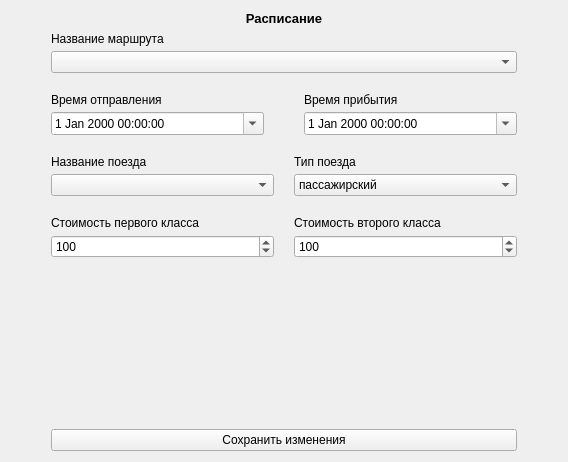
<?xml version="1.0" encoding="UTF-8"?>
<ui version="4.0">
 <class>UpdateScheduleViewModal</class>
 <widget class="QWidget" name="UpdateScheduleViewModal">
  <property name="geometry">
   <rect>
    <x>0</x>
    <y>0</y>
    <width>568</width>
    <height>462</height>
   </rect>
  </property>
  <property name="windowTitle">
   <string>Form</string>
  </property>
  <layout class="QVBoxLayout" name="verticalLayout_2">
   <item>
    <widget class="QLabel" name="label">
     <property name="styleSheet">
      <string notr="true">font-weight: 600; font-size: 10pt; color: black;</string>
     </property>
     <property name="text">
      <string>Расписание</string>
     </property>
     <property name="alignment">
      <set>Qt::AlignCenter</set>
     </property>
    </widget>
   </item>
   <item>
    <layout class="QVBoxLayout" name="verticalLayout">
     <item>
      <layout class="QHBoxLayout" name="horizontalLayout" stretch="0,2,0">
       <item>
        <spacer name="horizontalSpacer">
         <property name="orientation">
          <enum>Qt::Horizontal</enum>
         </property>
         <property name="sizeHint" stdset="0">
          <size>
           <width>40</width>
           <height>20</height>
          </size>
         </property>
        </spacer>
       </item>
       <item>
        <layout class="QVBoxLayout" name="formLayout">
         <property name="spacing">
          <number>20</number>
         </property>
         <item>
          <layout class="QGridLayout" name="gridLayout_3" columnstretch="1,1">
           <property name="sizeConstraint">
            <enum>QLayout::SetMinimumSize</enum>
           </property>
           <property name="horizontalSpacing">
            <number>40</number>
           </property>
           <item row="1" column="1">
            <layout class="QVBoxLayout" name="inputGroup_12">
             <property name="spacing">
              <number>5</number>
             </property>
             <item>
              <widget class="QLabel" name="arrDateLabel">
               <property name="text">
                <string>Время прибытия</string>
               </property>
              </widget>
             </item>
             <item>
              <widget class="QDateTimeEdit" name="arrDateInput">
               <property name="calendarPopup">
                <bool>true</bool>
               </property>
              </widget>
             </item>
            </layout>
           </item>
           <item row="1" column="0">
            <layout class="QVBoxLayout" name="inputGroup_16">
             <property name="spacing">
              <number>5</number>
             </property>
             <item>
              <widget class="QLabel" name="depDateLabel">
               <property name="text">
                <string>Время отправления</string>
               </property>
              </widget>
             </item>
             <item>
              <widget class="QDateTimeEdit" name="depDateInput">
               <property name="calendarPopup">
                <bool>true</bool>
               </property>
              </widget>
             </item>
            </layout>
           </item>
           <item row="0" column="0" colspan="2">
            <layout class="QVBoxLayout" name="inputGroup_6">
             <property name="spacing">
              <number>5</number>
             </property>
             <item>
              <widget class="QLabel" name="routeNameLabel">
               <property name="text">
                <string>Название маршрута</string>
               </property>
              </widget>
             </item>
             <item>
              <widget class="QComboBox" name="routeNameComboBox"/>
             </item>
            </layout>
           </item>
          </layout>
         </item>
         <item>
          <layout class="QGridLayout" name="gridLayout" columnstretch="1,1">
           <property name="sizeConstraint">
            <enum>QLayout::SetMinimumSize</enum>
           </property>
           <item row="1" column="0">
            <layout class="QVBoxLayout" name="inputGroup_7">
             <property name="spacing">
              <number>5</number>
             </property>
             <item>
              <widget class="QLabel" name="trainNameLabel">
               <property name="text">
                <string>Название поезда</string>
               </property>
              </widget>
             </item>
             <item>
              <widget class="QComboBox" name="trainNameComboBox"/>
             </item>
            </layout>
           </item>
           <item row="2" column="0">
            <layout class="QVBoxLayout" name="inputGroup_11">
             <property name="spacing">
              <number>5</number>
             </property>
             <item>
              <widget class="QLabel" name="firstClassPriceLabel">
               <property name="text">
                <string>Стоимость первого класса</string>
               </property>
              </widget>
             </item>
             <item>
              <widget class="QSpinBox" name="firstClassPriceInput">
               <property name="minimum">
                <number>1</number>
               </property>
               <property name="maximum">
                <number>20000</number>
               </property>
               <property name="singleStep">
                <number>100</number>
               </property>
               <property name="value">
                <number>100</number>
               </property>
              </widget>
             </item>
            </layout>
           </item>
           <item row="1" column="1">
            <layout class="QVBoxLayout" name="inputGroup_10">
             <property name="spacing">
              <number>5</number>
             </property>
             <item>
              <widget class="QLabel" name="trainTypeLabel">
               <property name="text">
                <string>Тип поезда</string>
               </property>
              </widget>
             </item>
             <item>
              <widget class="QComboBox" name="trainTypeComboBox">
               <item>
                <property name="text">
                 <string>пассажирский</string>
                </property>
               </item>
               <item>
                <property name="text">
                 <string>скорый-пассажирский</string>
                </property>
               </item>
               <item>
                <property name="text">
                 <string>скоростной-пассажирский</string>
                </property>
               </item>
              </widget>
             </item>
            </layout>
           </item>
           <item row="2" column="1">
            <layout class="QVBoxLayout" name="inputGroup_13">
             <property name="spacing">
              <number>5</number>
             </property>
             <item>
              <widget class="QLabel" name="secondPriceClassLabel">
               <property name="text">
                <string>Стоимость второго класса</string>
               </property>
              </widget>
             </item>
             <item>
              <widget class="QSpinBox" name="secondPriceClassInput">
               <property name="minimum">
                <number>1</number>
               </property>
               <property name="maximum">
                <number>20000</number>
               </property>
               <property name="singleStep">
                <number>100</number>
               </property>
               <property name="value">
                <number>100</number>
               </property>
              </widget>
             </item>
            </layout>
           </item>
          </layout>
         </item>
         <item>
          <spacer name="verticalSpacer_2">
           <property name="orientation">
            <enum>Qt::Vertical</enum>
           </property>
           <property name="sizeHint" stdset="0">
            <size>
             <width>20</width>
             <height>40</height>
            </size>
           </property>
          </spacer>
         </item>
         <item>
          <widget class="QPushButton" name="saveChangesButton">
           <property name="sizePolicy">
            <sizepolicy hsizetype="Expanding" vsizetype="Fixed">
             <horstretch>0</horstretch>
             <verstretch>0</verstretch>
            </sizepolicy>
           </property>
           <property name="cursor">
            <cursorShape>PointingHandCursor</cursorShape>
           </property>
           <property name="text">
            <string>Сохранить изменения</string>
           </property>
           <property name="default">
            <bool>false</bool>
           </property>
           <property name="flat">
            <bool>false</bool>
           </property>
          </widget>
         </item>
        </layout>
       </item>
       <item>
        <spacer name="horizontalSpacer_2">
         <property name="orientation">
          <enum>Qt::Horizontal</enum>
         </property>
         <property name="sizeHint" stdset="0">
          <size>
           <width>40</width>
           <height>20</height>
          </size>
         </property>
        </spacer>
       </item>
      </layout>
     </item>
    </layout>
   </item>
  </layout>
 </widget>
 <resources/>
 <connections/>
</ui>
